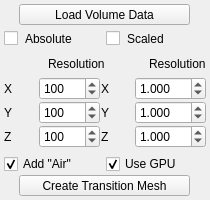
<?xml version="1.0" encoding="UTF-8"?>
<ui version="4.0">
 <class>TransitionMeshTool</class>
 <widget class="QDockWidget" name="TransitionMeshTool">
  <property name="geometry">
   <rect>
    <x>0</x>
    <y>0</y>
    <width>210</width>
    <height>200</height>
   </rect>
  </property>
  <property name="minimumSize">
   <size>
    <width>210</width>
    <height>200</height>
   </size>
  </property>
  <property name="maximumSize">
   <size>
    <width>210</width>
    <height>200</height>
   </size>
  </property>
  <property name="windowTitle">
   <string>Transition Mesh Tool</string>
  </property>
  <widget class="QWidget" name="dockWidgetContents">
   <layout class="QVBoxLayout" name="verticalLayout">
    <property name="spacing">
     <number>1</number>
    </property>
    <property name="margin">
     <number>4</number>
    </property>
    <item alignment="Qt::AlignHCenter">
     <widget class="QToolButton" name="loadVolumeButton">
      <property name="minimumSize">
       <size>
        <width>171</width>
        <height>0</height>
       </size>
      </property>
      <property name="maximumSize">
       <size>
        <width>171</width>
        <height>16777215</height>
       </size>
      </property>
      <property name="text">
       <string>Load Volume Data</string>
      </property>
     </widget>
    </item>
    <item>
     <layout class="QHBoxLayout" name="horizontalLayout_2">
      <item>
       <widget class="QCheckBox" name="absTrue">
        <property name="maximumSize">
         <size>
          <width>20</width>
          <height>16777215</height>
         </size>
        </property>
        <property name="text">
         <string/>
        </property>
       </widget>
      </item>
      <item>
       <widget class="QLabel" name="label_3">
        <property name="text">
         <string>Absolute</string>
        </property>
       </widget>
      </item>
      <item>
       <widget class="QCheckBox" name="scaleTrue">
        <property name="maximumSize">
         <size>
          <width>20</width>
          <height>16777215</height>
         </size>
        </property>
        <property name="text">
         <string/>
        </property>
       </widget>
      </item>
      <item>
       <widget class="QLabel" name="label_2">
        <property name="text">
         <string>Scaled</string>
        </property>
       </widget>
      </item>
     </layout>
    </item>
    <item>
     <layout class="QHBoxLayout" name="horizontalLayout_3">
      <item alignment="Qt::AlignRight">
       <widget class="QLabel" name="label_5">
        <property name="text">
         <string>Resolution</string>
        </property>
       </widget>
      </item>
      <item alignment="Qt::AlignRight">
       <widget class="QLabel" name="label_4">
        <property name="text">
         <string>Resolution</string>
        </property>
       </widget>
      </item>
     </layout>
    </item>
    <item>
     <layout class="QHBoxLayout" name="horizontalLayout">
      <item>
       <widget class="QLabel" name="label">
        <property name="text">
         <string>X</string>
        </property>
       </widget>
      </item>
      <item>
       <widget class="QSpinBox" name="xAbsSpin">
        <property name="minimum">
         <number>1</number>
        </property>
        <property name="maximum">
         <number>99999</number>
        </property>
        <property name="value">
         <number>100</number>
        </property>
       </widget>
      </item>
      <item>
       <widget class="QLabel" name="label_6">
        <property name="text">
         <string>X</string>
        </property>
       </widget>
      </item>
      <item>
       <widget class="QDoubleSpinBox" name="xScaleSpin">
        <property name="decimals">
         <number>3</number>
        </property>
        <property name="minimum">
         <double>0.001000000000000</double>
        </property>
        <property name="maximum">
         <double>100.000000000000000</double>
        </property>
        <property name="singleStep">
         <double>0.100000000000000</double>
        </property>
        <property name="value">
         <double>1.000000000000000</double>
        </property>
       </widget>
      </item>
     </layout>
    </item>
    <item>
     <layout class="QHBoxLayout" name="horizontalLayout_4">
      <item>
       <widget class="QLabel" name="label_8">
        <property name="text">
         <string>Y</string>
        </property>
       </widget>
      </item>
      <item>
       <widget class="QSpinBox" name="yAbsSpin">
        <property name="minimum">
         <number>1</number>
        </property>
        <property name="maximum">
         <number>99999</number>
        </property>
        <property name="value">
         <number>100</number>
        </property>
       </widget>
      </item>
      <item>
       <widget class="QLabel" name="label_7">
        <property name="text">
         <string>Y</string>
        </property>
       </widget>
      </item>
      <item>
       <widget class="QDoubleSpinBox" name="yScaleSpin">
        <property name="decimals">
         <number>3</number>
        </property>
        <property name="minimum">
         <double>0.001000000000000</double>
        </property>
        <property name="maximum">
         <double>100.000000000000000</double>
        </property>
        <property name="singleStep">
         <double>0.100000000000000</double>
        </property>
        <property name="value">
         <double>1.000000000000000</double>
        </property>
       </widget>
      </item>
     </layout>
    </item>
    <item>
     <layout class="QHBoxLayout" name="horizontalLayout_5">
      <item>
       <widget class="QLabel" name="label_10">
        <property name="text">
         <string>Z</string>
        </property>
       </widget>
      </item>
      <item>
       <widget class="QSpinBox" name="zAbsSpin">
        <property name="minimum">
         <number>1</number>
        </property>
        <property name="maximum">
         <number>99999</number>
        </property>
        <property name="value">
         <number>100</number>
        </property>
       </widget>
      </item>
      <item>
       <widget class="QLabel" name="label_9">
        <property name="text">
         <string>Z</string>
        </property>
       </widget>
      </item>
      <item>
       <widget class="QDoubleSpinBox" name="zScaleSpin">
        <property name="decimals">
         <number>3</number>
        </property>
        <property name="minimum">
         <double>0.001000000000000</double>
        </property>
        <property name="maximum">
         <double>100.000000000000000</double>
        </property>
        <property name="singleStep">
         <double>0.100000000000000</double>
        </property>
        <property name="value">
         <double>1.000000000000000</double>
        </property>
       </widget>
      </item>
     </layout>
    </item>
    <item>
     <layout class="QHBoxLayout" name="horizontalLayout_7">
      <property name="topMargin">
       <number>5</number>
      </property>
      <item>
       <widget class="QCheckBox" name="addAir">
        <property name="text">
         <string>Add &quot;Air&quot;</string>
        </property>
        <property name="checked">
         <bool>true</bool>
        </property>
       </widget>
      </item>
      <item>
       <widget class="QCheckBox" name="useGPU">
        <property name="text">
         <string>Use GPU</string>
        </property>
        <property name="checked">
         <bool>true</bool>
        </property>
       </widget>
      </item>
     </layout>
    </item>
    <item alignment="Qt::AlignHCenter">
     <widget class="QToolButton" name="createMeshButton">
      <property name="minimumSize">
       <size>
        <width>171</width>
        <height>0</height>
       </size>
      </property>
      <property name="maximumSize">
       <size>
        <width>171</width>
        <height>16777215</height>
       </size>
      </property>
      <property name="text">
       <string>Create Transition Mesh</string>
      </property>
     </widget>
    </item>
   </layout>
  </widget>
 </widget>
 <resources/>
 <connections>
  <connection>
   <sender>loadVolumeButton</sender>
   <signal>clicked()</signal>
   <receiver>TransitionMeshTool</receiver>
   <slot>loadVolumeData()</slot>
   <hints>
    <hint type="sourcelabel">
     <x>105</x>
     <y>77</y>
    </hint>
    <hint type="destinationlabel">
     <x>104</x>
     <y>52</y>
    </hint>
   </hints>
  </connection>
  <connection>
   <sender>createMeshButton</sender>
   <signal>clicked()</signal>
   <receiver>TransitionMeshTool</receiver>
   <slot>createTransitionMesh()</slot>
   <hints>
    <hint type="sourcelabel">
     <x>105</x>
     <y>58</y>
    </hint>
    <hint type="destinationlabel">
     <x>104</x>
     <y>37</y>
    </hint>
   </hints>
  </connection>
 </connections>
 <slots>
  <slot>loadVolumeData()</slot>
  <slot>createTransitionMesh()</slot>
 </slots>
</ui>
